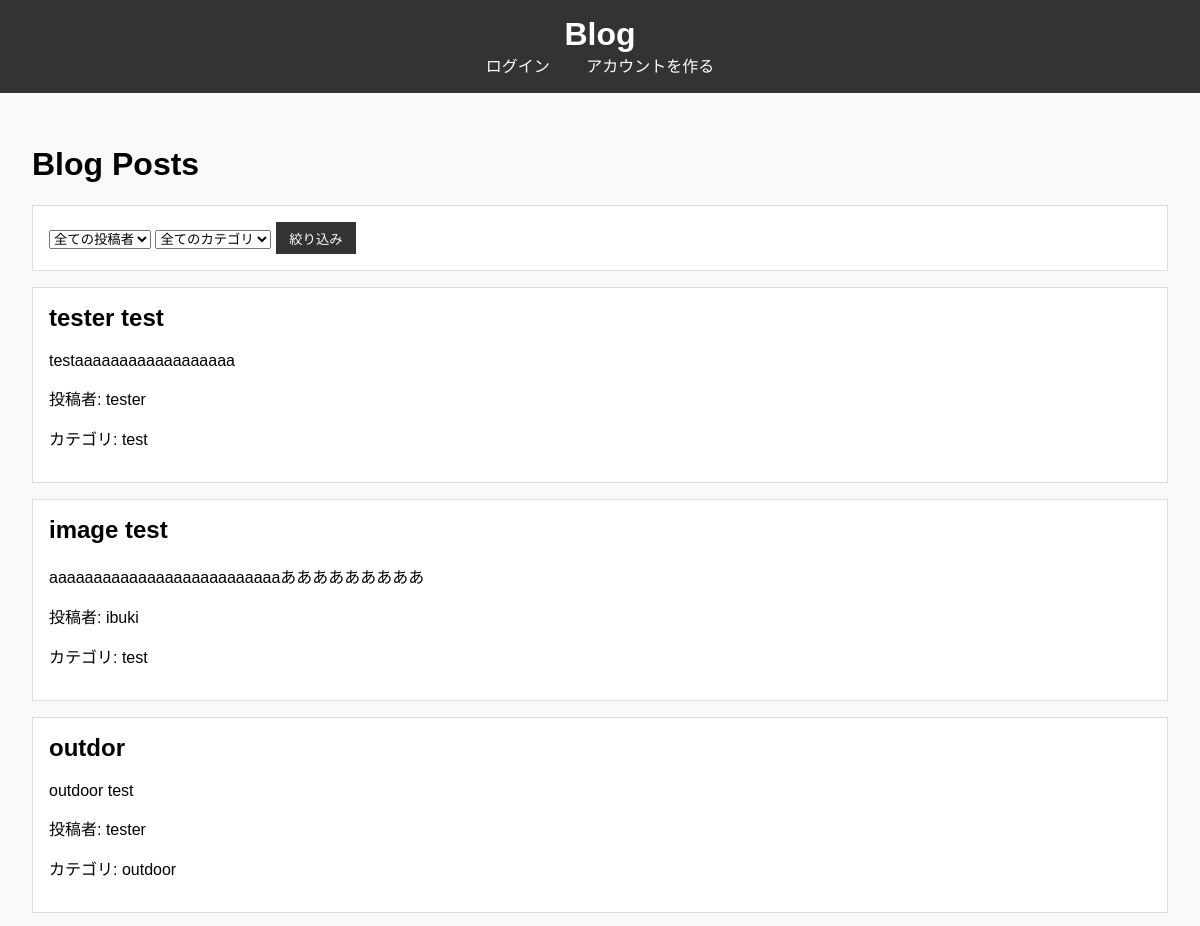
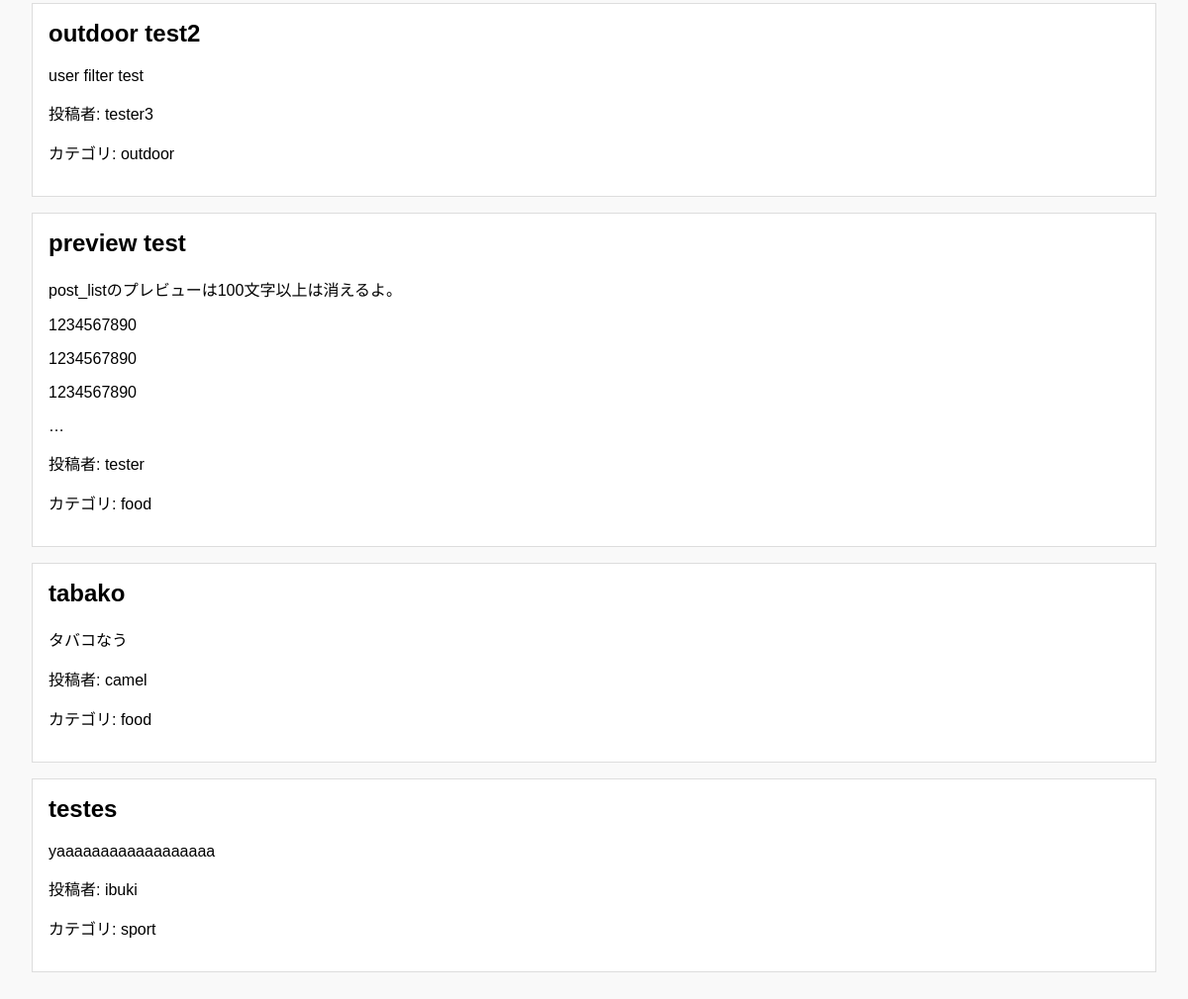
The page / on the database its author committed (2 pictures, top to bottom).
### blog/models.py (models this page shows, shortened)
class Post(models.Model):
    title = models.CharField(max_length=200)
    content = RichTextUploadingField()
    author = models.ForeignKey(User, on_delete=models.CASCADE)
    created_at = models.DateTimeField(auto_now_add=True)
    updated_at = models.DateTimeField(auto_now=True)
    category = models.ForeignKey(Category, on_delete=models.CASCADE)
    """category = models.ForeignKey(Category, on_delete=models.SET_NULL, null=True)"""
    image = models.ImageField(upload_to='blog_images', null=True, blank=True)

class Category(models.Model):
    name = models.CharField(max_length=100)

### blog/views.py (the view)
# urls.py: path('', views.post_list, name='post_list'),
def post_list(request):
    posts = Post.objects.all()
    authors = User.objects.all()
    categories = Category.objects.all()
    author = request.GET.get('author')
    category = request.GET.get('category')
    if author:
        posts = posts.filter(author__username=author)
    if category:
        posts = posts.filter(category__name=category)
    return render(request, 'blog/post_list.html', {'posts': posts, 'authors': authors, 'categories': categories})

### blog/templatetags/custom_filters.py (called while the page is built)
@register.filter(name='remove_images')
def remove_images(value):
    return re.sub(r'<img[^>]*>', '', value)

### blog/templates/blog/post_list.html (shortened to what this page needs)
<!DOCTYPE html>
{% extends 'blog/base.html' %}
{% load custom_filters %}
{% block content %}
<h1>Blog Posts</h1>
<form method="get">
    <select name="author">
        <option value="">全ての投稿者</option>
    </select>
    <select name="category">
        <option value="">全てのカテゴリ</option>
    </select>
    <button type="submit">絞り込み</button>
</form>
{% for post in posts %}
    <div class="post-summary">
        <h2><a href="{% url 'post_detail' post.pk %}">{{ post.title }}</a></h2>
        <p>{{ post.content|remove_images|truncatechars:100|safe }}</p>
        <p>投稿者: {{ post.author.username }}</p>
        <p>カテゴリ: {{ post.category.name }}</p>
    </div>
{% endfor %}
{% endblock %}

### static/css/styles.css (style rules this page uses)
a { text-decoration: none; color: #000; transition: color 0.3s; }
body { font-family: Arial, sans-serif; margin: 0; padding: 0; background-color: #f9f9f9; }
.post-summary, .post-detail { background: #fff; border: 1px solid #ddd; margin-bottom: 1em; padding: 1em; }
.post-summary h2, .post-detail h1 { margin-top: 0; }
form { background: #fff; border: 1px solid #ddd; padding: 1em; margin-bottom: 1em; }
form button { background: #333; color: #fff; border: none; padding: 0.5em 1em; cursor: pointer; }

### rows shown on the page
Post: title "tester test", content|remove_images "testaaaaaaaaaaaaaaaaaa", author.username "tester", category.name "test"
Post: title "image test", content|remove_images "aaaaaaaaaaaaaaaaaaaaaaaaaaあああああああああ", author.username "ibuki", category.name "test"
Post: title "outdor", content|remove_images "outdoor test", author.username "tester", category.name "outdoor"
Post: title "outdoor test2", content|remove_images "user filter test", author.username "tester3", category.name "outdoor"
Post: title "preview test", content|remove_images "post_listのプレビューは100文字以上は消えるよ。 1234567890 1234567890 1234567890 …", author.username "tester", category.name "food"
Post: title "tabako", content|remove_images "タバコなう", author.username "camel", category.name "food"
Post: title "testes", content|remove_images "yaaaaaaaaaaaaaaaaaa", author.username "ibuki", category.name "sport"
